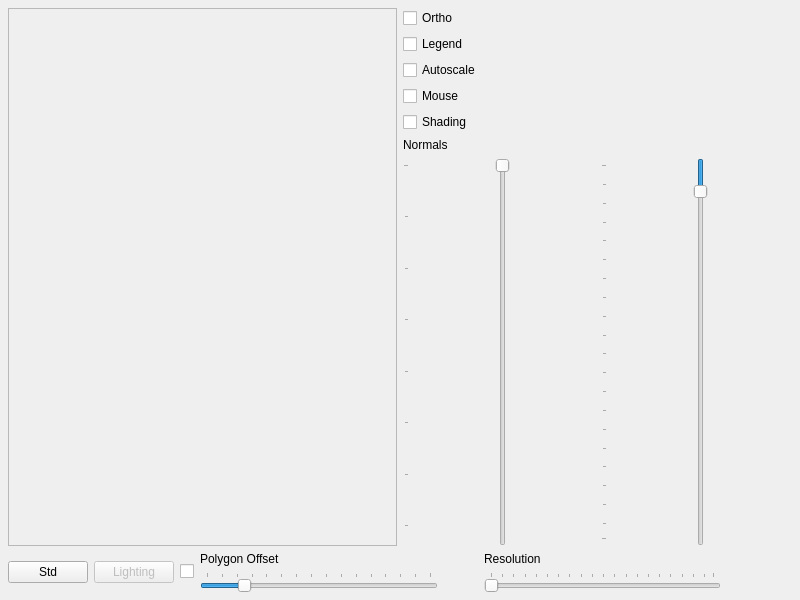
<ui version="4.0" >
 <author></author>
 <comment></comment>
 <exportmacro></exportmacro>
 <class>MainWindow</class>
 <widget class="QMainWindow" name="MainWindow" >
  <property name="geometry" >
   <rect>
    <x>0</x>
    <y>0</y>
    <width>800</width>
    <height>600</height>
   </rect>
  </property>
  <property name="windowTitle" >
   <string>MainWindow</string>
  </property>
  <widget class="QWidget" name="centralWidget" >
   <layout class="QVBoxLayout" >
    <property name="margin" >
     <number>8</number>
    </property>
    <property name="spacing" >
     <number>6</number>
    </property>
    <item>
     <layout class="QHBoxLayout" >
      <property name="margin" >
       <number>0</number>
      </property>
      <property name="spacing" >
       <number>6</number>
      </property>
      <item>
       <widget class="QFrame" name="frame" >
        <property name="frameShape" >
         <enum>QFrame::StyledPanel</enum>
        </property>
        <property name="frameShadow" >
         <enum>QFrame::Sunken</enum>
        </property>
       </widget>
      </item>
      <item>
       <layout class="QVBoxLayout" >
        <property name="margin" >
         <number>0</number>
        </property>
        <property name="spacing" >
         <number>6</number>
        </property>
        <item>
         <layout class="QVBoxLayout" >
          <property name="margin" >
           <number>0</number>
          </property>
          <property name="spacing" >
           <number>6</number>
          </property>
          <item>
           <widget class="QCheckBox" name="projection" >
            <property name="text" >
             <string>Ortho</string>
            </property>
           </widget>
          </item>
          <item>
           <widget class="QCheckBox" name="colorlegend" >
            <property name="text" >
             <string>Legend</string>
            </property>
           </widget>
          </item>
          <item>
           <widget class="QCheckBox" name="autoscale" >
            <property name="text" >
             <string>Autoscale</string>
            </property>
           </widget>
          </item>
          <item>
           <widget class="QCheckBox" name="mouseinput" >
            <property name="text" >
             <string>Mouse</string>
            </property>
           </widget>
          </item>
          <item>
           <widget class="QCheckBox" name="shader" >
            <property name="text" >
             <string>Shading</string>
            </property>
           </widget>
          </item>
         </layout>
        </item>
        <item>
         <layout class="QVBoxLayout" >
          <property name="margin" >
           <number>0</number>
          </property>
          <property name="spacing" >
           <number>6</number>
          </property>
          <item>
           <widget class="QLabel" name="label" >
            <property name="sizePolicy" >
             <sizepolicy>
              <hsizetype>0</hsizetype>
              <vsizetype>0</vsizetype>
              <horstretch>0</horstretch>
              <verstretch>0</verstretch>
             </sizepolicy>
            </property>
            <property name="text" >
             <string>&lt;html>&lt;head>&lt;meta name=&quot;qrichtext&quot; content=&quot;1&quot; />&lt;/head>&lt;body style=&quot; white-space: pre-wrap; font-family:MS Shell Dlg; font-weight:400; font-style:normal; text-decoration:none;&quot;>&lt;p style=&quot; margin-top:0px; margin-bottom:0px; margin-left:0px; margin-right:0px; -qt-block-indent:0; text-indent:0px;&quot;>Normals&lt;/p>&lt;/body>&lt;/html></string>
            </property>
           </widget>
          </item>
          <item>
           <layout class="QHBoxLayout" >
            <property name="margin" >
             <number>0</number>
            </property>
            <property name="spacing" >
             <number>6</number>
            </property>
            <item>
             <widget class="QSlider" name="normalsquality" >
              <property name="sizePolicy" >
               <sizepolicy>
                <hsizetype>5</hsizetype>
                <vsizetype>3</vsizetype>
                <horstretch>0</horstretch>
                <verstretch>0</verstretch>
               </sizepolicy>
              </property>
              <property name="minimum" >
               <number>3</number>
              </property>
              <property name="maximum" >
               <number>32</number>
              </property>
              <property name="pageStep" >
               <number>4</number>
              </property>
              <property name="value" >
               <number>3</number>
              </property>
              <property name="orientation" >
               <enum>Qt::Vertical</enum>
              </property>
              <property name="invertedAppearance" >
               <bool>true</bool>
              </property>
              <property name="tickPosition" >
               <enum>QSlider::TicksAbove</enum>
              </property>
             </widget>
            </item>
            <item>
             <widget class="QSlider" name="normalslength" >
              <property name="sizePolicy" >
               <sizepolicy>
                <hsizetype>5</hsizetype>
                <vsizetype>7</vsizetype>
                <horstretch>0</horstretch>
                <verstretch>0</verstretch>
               </sizepolicy>
              </property>
              <property name="minimum" >
               <number>1</number>
              </property>
              <property name="maximum" >
               <number>100</number>
              </property>
              <property name="pageStep" >
               <number>5</number>
              </property>
              <property name="value" >
               <number>8</number>
              </property>
              <property name="orientation" >
               <enum>Qt::Vertical</enum>
              </property>
              <property name="invertedAppearance" >
               <bool>true</bool>
              </property>
              <property name="tickPosition" >
               <enum>QSlider::TicksAbove</enum>
              </property>
             </widget>
            </item>
           </layout>
          </item>
         </layout>
        </item>
       </layout>
      </item>
     </layout>
    </item>
    <item>
     <layout class="QHBoxLayout" >
      <property name="margin" >
       <number>0</number>
      </property>
      <property name="spacing" >
       <number>6</number>
      </property>
      <item>
       <layout class="QHBoxLayout" >
        <property name="margin" >
         <number>0</number>
        </property>
        <property name="spacing" >
         <number>6</number>
        </property>
        <item>
         <widget class="QPushButton" name="normButton" >
          <property name="text" >
           <string>Std</string>
          </property>
         </widget>
        </item>
        <item>
         <widget class="QPushButton" name="lighting" >
          <property name="enabled" >
           <bool>false</bool>
          </property>
          <property name="text" >
           <string>Lighting</string>
          </property>
         </widget>
        </item>
        <item>
         <widget class="QCheckBox" name="lightingswitch" >
          <property name="text" >
           <string/>
          </property>
         </widget>
        </item>
        <item>
         <layout class="QVBoxLayout" >
          <property name="margin" >
           <number>0</number>
          </property>
          <property name="spacing" >
           <number>6</number>
          </property>
          <item>
           <widget class="QLabel" name="label_2" >
            <property name="text" >
             <string>&lt;html>&lt;head>&lt;meta name=&quot;qrichtext&quot; content=&quot;1&quot; />&lt;/head>&lt;body style=&quot; white-space: pre-wrap; font-family:MS Shell Dlg; font-weight:400; font-style:normal; text-decoration:none;&quot;>&lt;p style=&quot; margin-top:0px; margin-bottom:0px; margin-left:0px; margin-right:0px; -qt-block-indent:0; text-indent:0px;&quot;>Polygon Offset&lt;/p>&lt;/body>&lt;/html></string>
            </property>
           </widget>
          </item>
          <item>
           <widget class="QSlider" name="offsSlider" >
            <property name="maximum" >
             <number>30</number>
            </property>
            <property name="pageStep" >
             <number>5</number>
            </property>
            <property name="value" >
             <number>5</number>
            </property>
            <property name="orientation" >
             <enum>Qt::Horizontal</enum>
            </property>
            <property name="tickPosition" >
             <enum>QSlider::TicksAbove</enum>
            </property>
            <property name="tickInterval" >
             <number>2</number>
            </property>
           </widget>
          </item>
         </layout>
        </item>
        <item>
         <spacer>
          <property name="orientation" >
           <enum>Qt::Horizontal</enum>
          </property>
          <property name="sizeType" >
           <enum>QSizePolicy::Fixed</enum>
          </property>
          <property name="sizeHint" >
           <size>
            <width>40</width>
            <height>20</height>
           </size>
          </property>
         </spacer>
        </item>
        <item>
         <layout class="QVBoxLayout" >
          <property name="margin" >
           <number>0</number>
          </property>
          <property name="spacing" >
           <number>6</number>
          </property>
          <item>
           <widget class="QLabel" name="label_3" >
            <property name="text" >
             <string>&lt;html>&lt;head>&lt;meta name=&quot;qrichtext&quot; content=&quot;1&quot; />&lt;/head>&lt;body style=&quot; white-space: pre-wrap; font-family:MS Shell Dlg; font-weight:400; font-style:normal; text-decoration:none;&quot;>&lt;p style=&quot; margin-top:0px; margin-bottom:0px; margin-left:0px; margin-right:0px; -qt-block-indent:0; text-indent:0px;&quot;>Resolution&lt;/p>&lt;/body>&lt;/html></string>
            </property>
           </widget>
          </item>
          <item>
           <widget class="QSlider" name="resSlider" >
            <property name="minimum" >
             <number>1</number>
            </property>
            <property name="maximum" >
             <number>100</number>
            </property>
            <property name="orientation" >
             <enum>Qt::Horizontal</enum>
            </property>
            <property name="tickPosition" >
             <enum>QSlider::TicksAbove</enum>
            </property>
            <property name="tickInterval" >
             <number>5</number>
            </property>
           </widget>
          </item>
         </layout>
        </item>
       </layout>
      </item>
      <item>
       <spacer>
        <property name="orientation" >
         <enum>Qt::Horizontal</enum>
        </property>
        <property name="sizeType" >
         <enum>QSizePolicy::Fixed</enum>
        </property>
        <property name="sizeHint" >
         <size>
          <width>71</width>
          <height>20</height>
         </size>
        </property>
       </spacer>
      </item>
     </layout>
    </item>
   </layout>
  </widget>
 </widget>
 <pixmapfunction></pixmapfunction>
 <resources>
  <include location="..\..\..\..\..\porting24\qwtplot3d\examples\images.qrc" />
 </resources>
 <connections/>
</ui>
